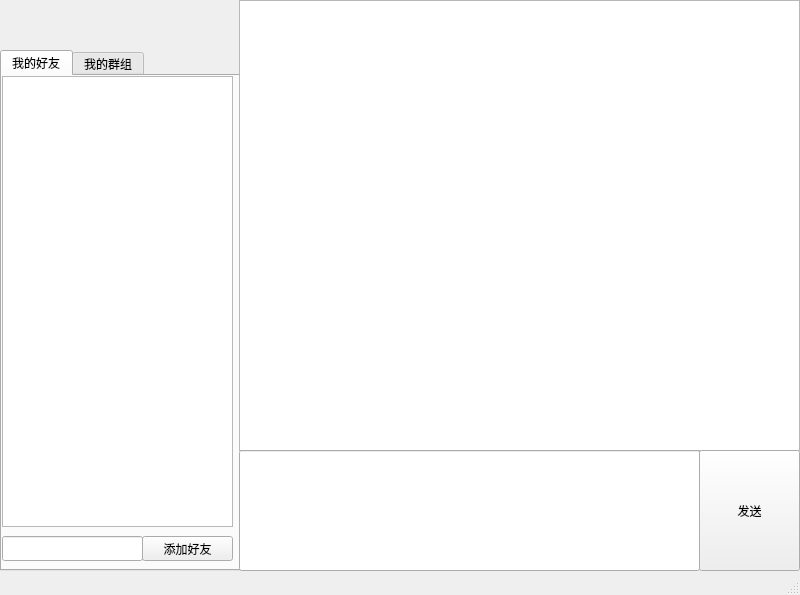
<?xml version="1.0" encoding="UTF-8"?>
<ui version="4.0">
 <class>MainChatWindow</class>
 <widget class="QMainWindow" name="MainChatWindow">
  <property name="geometry">
   <rect>
    <x>0</x>
    <y>0</y>
    <width>800</width>
    <height>595</height>
   </rect>
  </property>
  <property name="windowTitle">
   <string>MainWindow</string>
  </property>
  <widget class="QWidget" name="centralwidget">
   <widget class="QWidget" name="layoutWidget">
    <property name="geometry">
     <rect>
      <x>0</x>
      <y>50</y>
      <width>241</width>
      <height>521</height>
     </rect>
    </property>
    <layout class="QVBoxLayout" name="itemLayout">
     <item>
      <widget class="QTabWidget" name="tabWidget">
       <property name="currentIndex">
        <number>0</number>
       </property>
       <widget class="QWidget" name="Friend">
        <property name="enabled">
         <bool>true</bool>
        </property>
        <property name="sizePolicy">
         <sizepolicy hsizetype="Minimum" vsizetype="Preferred">
          <horstretch>0</horstretch>
          <verstretch>0</verstretch>
         </sizepolicy>
        </property>
        <property name="contextMenuPolicy">
         <enum>Qt::ContextMenuPolicy::DefaultContextMenu</enum>
        </property>
        <attribute name="title">
         <string>我的好友</string>
        </attribute>
        <widget class="QPushButton" name="addfriendButton">
         <property name="geometry">
          <rect>
           <x>140</x>
           <y>460</y>
           <width>91</width>
           <height>25</height>
          </rect>
         </property>
         <property name="text">
          <string>添加好友</string>
         </property>
        </widget>
        <widget class="QLineEdit" name="addfriendEdit">
         <property name="geometry">
          <rect>
           <x>0</x>
           <y>460</y>
           <width>141</width>
           <height>25</height>
          </rect>
         </property>
        </widget>
        <widget class="QListWidget" name="friendWidget">
         <property name="geometry">
          <rect>
           <x>0</x>
           <y>0</y>
           <width>231</width>
           <height>451</height>
          </rect>
         </property>
        </widget>
       </widget>
       <widget class="QWidget" name="Group">
        <attribute name="title">
         <string>我的群组</string>
        </attribute>
        <widget class="QLineEdit" name="addgroupEdit">
         <property name="geometry">
          <rect>
           <x>0</x>
           <y>460</y>
           <width>141</width>
           <height>25</height>
          </rect>
         </property>
        </widget>
        <widget class="QPushButton" name="addgroupButton">
         <property name="geometry">
          <rect>
           <x>140</x>
           <y>460</y>
           <width>91</width>
           <height>25</height>
          </rect>
         </property>
         <property name="text">
          <string>加入群组</string>
         </property>
        </widget>
        <widget class="QPushButton" name="creategroupButton">
         <property name="geometry">
          <rect>
           <x>140</x>
           <y>430</y>
           <width>91</width>
           <height>25</height>
          </rect>
         </property>
         <property name="text">
          <string>创建群组</string>
         </property>
        </widget>
        <widget class="QLineEdit" name="creategroupEdit">
         <property name="geometry">
          <rect>
           <x>0</x>
           <y>430</y>
           <width>141</width>
           <height>25</height>
          </rect>
         </property>
        </widget>
        <widget class="QListWidget" name="groupWidget">
         <property name="geometry">
          <rect>
           <x>0</x>
           <y>0</y>
           <width>231</width>
           <height>421</height>
          </rect>
         </property>
        </widget>
       </widget>
      </widget>
     </item>
    </layout>
   </widget>
   <widget class="QWidget" name="chatWidget" native="true">
    <property name="geometry">
     <rect>
      <x>239</x>
      <y>0</y>
      <width>562</width>
      <height>571</height>
     </rect>
    </property>
    <widget class="QTextEdit" name="textEdit">
     <property name="geometry">
      <rect>
       <x>0</x>
       <y>0</y>
       <width>561</width>
       <height>451</height>
      </rect>
     </property>
     <property name="readOnly">
      <bool>true</bool>
     </property>
    </widget>
    <widget class="QLineEdit" name="lineEdit">
     <property name="geometry">
      <rect>
       <x>0</x>
       <y>450</y>
       <width>461</width>
       <height>121</height>
      </rect>
     </property>
     <property name="sizePolicy">
      <sizepolicy hsizetype="Expanding" vsizetype="Expanding">
       <horstretch>0</horstretch>
       <verstretch>0</verstretch>
      </sizepolicy>
     </property>
    </widget>
    <widget class="QPushButton" name="sendButton">
     <property name="geometry">
      <rect>
       <x>460</x>
       <y>450</y>
       <width>101</width>
       <height>121</height>
      </rect>
     </property>
     <property name="text">
      <string>发送</string>
     </property>
    </widget>
   </widget>
   <widget class="QWidget" name="userinfo" native="true">
    <property name="geometry">
     <rect>
      <x>50</x>
      <y>0</y>
      <width>181</width>
      <height>50</height>
     </rect>
    </property>
    <widget class="QLabel" name="idLabel">
     <property name="geometry">
      <rect>
       <x>0</x>
       <y>0</y>
       <width>181</width>
       <height>25</height>
      </rect>
     </property>
     <property name="text">
      <string/>
     </property>
     <property name="alignment">
      <set>Qt::AlignmentFlag::AlignCenter</set>
     </property>
    </widget>
    <widget class="QLabel" name="nameLabel">
     <property name="geometry">
      <rect>
       <x>0</x>
       <y>25</y>
       <width>181</width>
       <height>25</height>
      </rect>
     </property>
     <property name="text">
      <string/>
     </property>
     <property name="alignment">
      <set>Qt::AlignmentFlag::AlignCenter</set>
     </property>
    </widget>
   </widget>
   <widget class="QWidget" name="profile" native="true">
    <property name="geometry">
     <rect>
      <x>0</x>
      <y>0</y>
      <width>50</width>
      <height>50</height>
     </rect>
    </property>
    <widget class="QLabel" name="pictureLabel">
     <property name="geometry">
      <rect>
       <x>0</x>
       <y>0</y>
       <width>50</width>
       <height>50</height>
      </rect>
     </property>
     <property name="text">
      <string/>
     </property>
    </widget>
   </widget>
  </widget>
  <widget class="QStatusBar" name="statusbar"/>
 </widget>
 <resources/>
 <connections/>
</ui>
